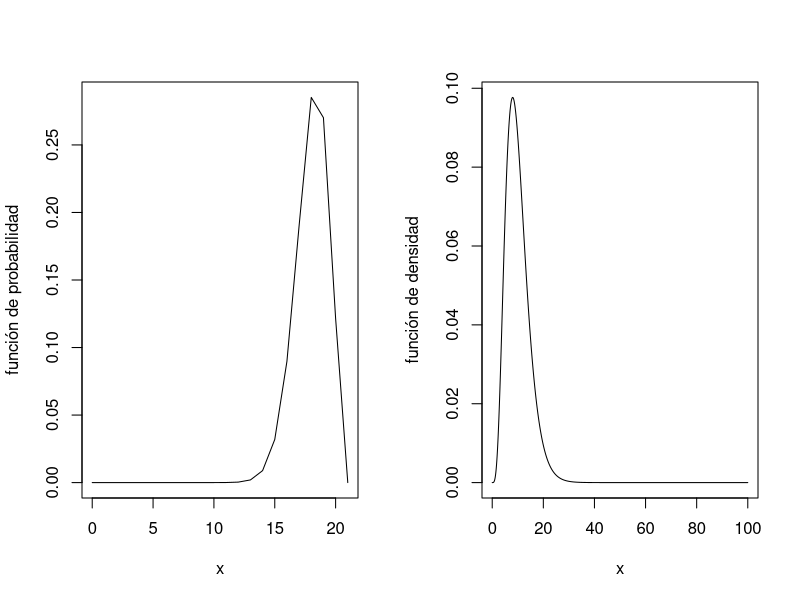
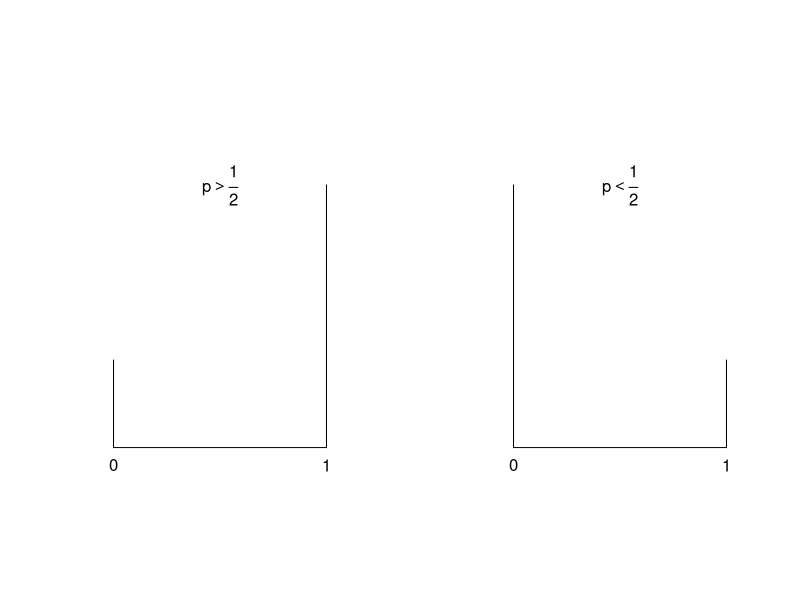
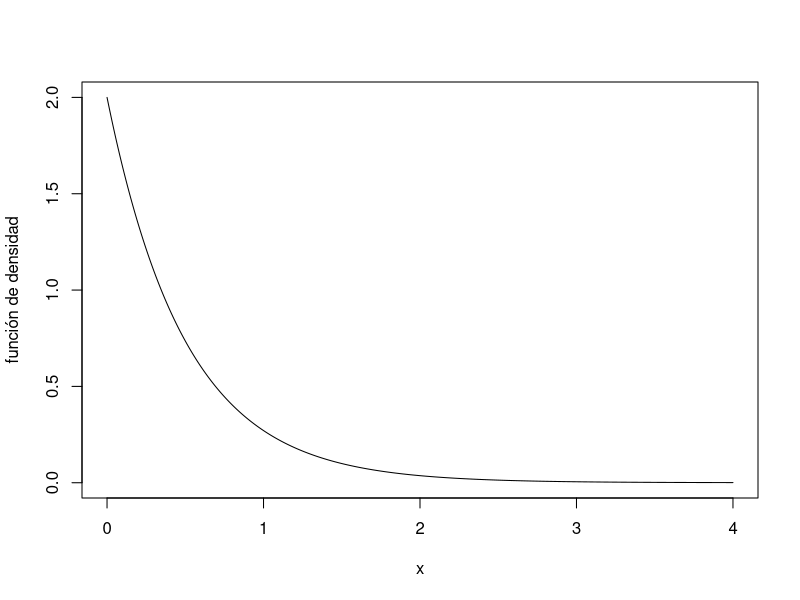
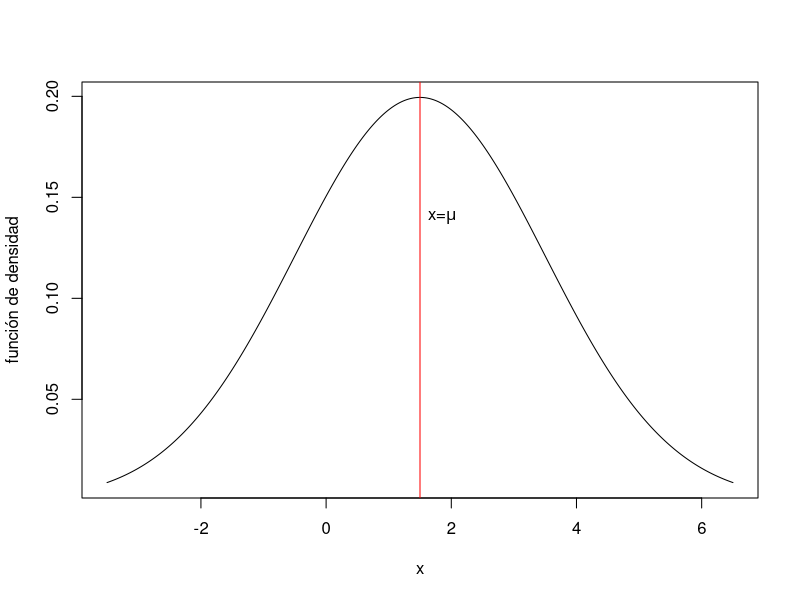
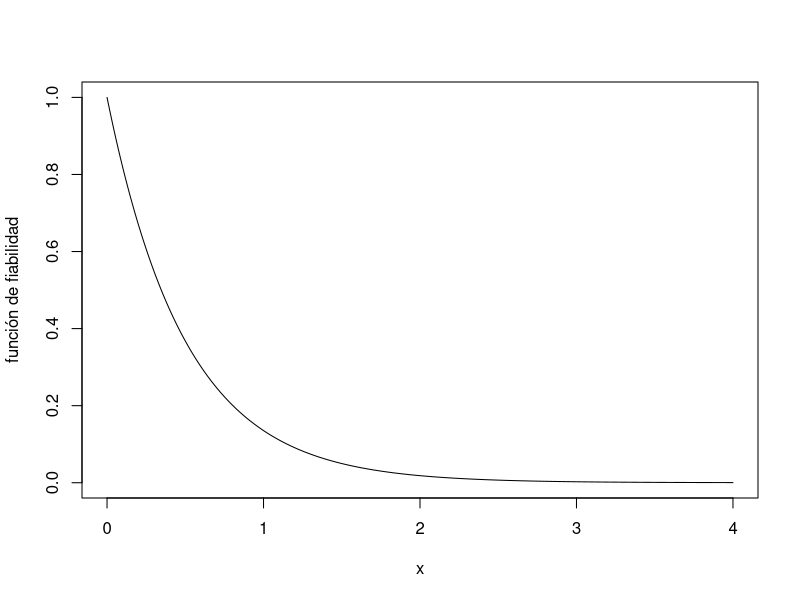
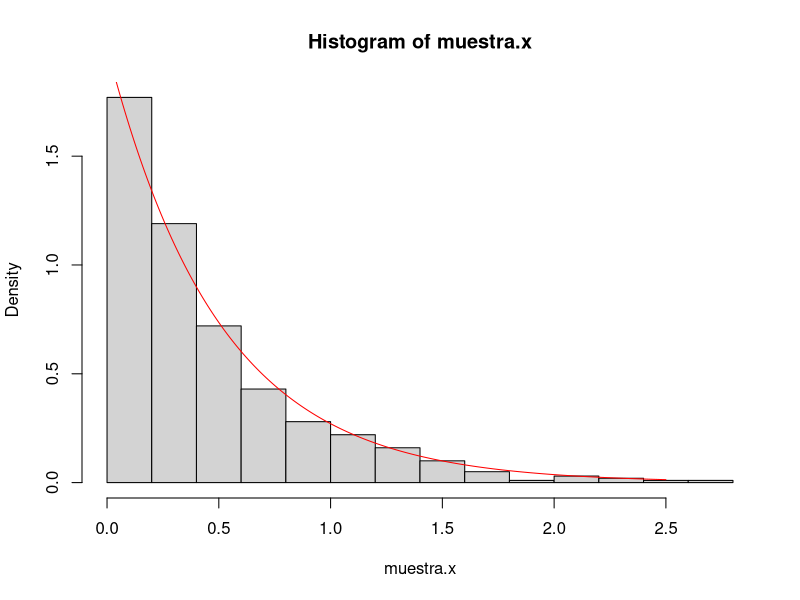
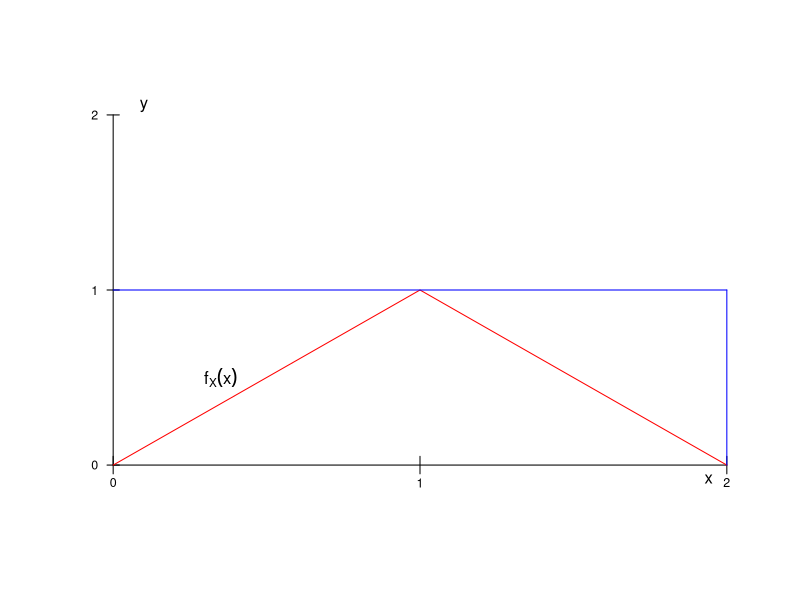
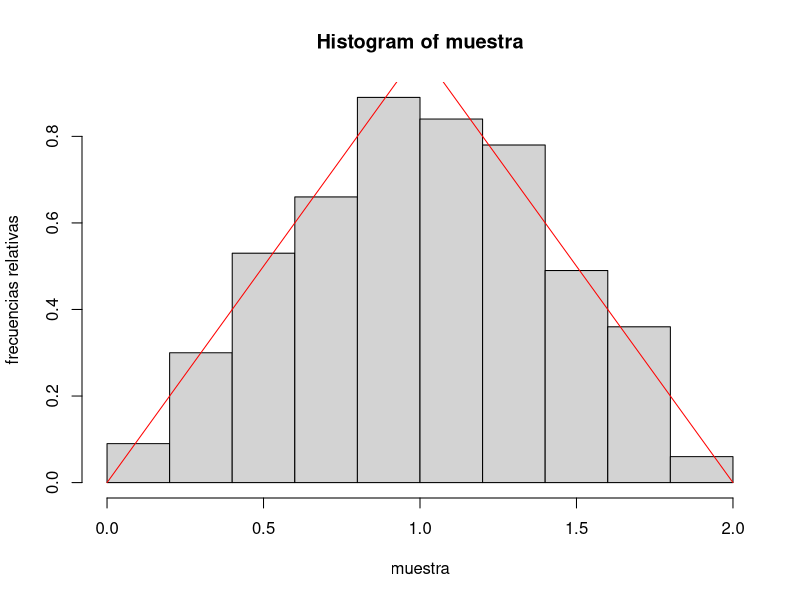

Source code (R) for these figures, in order:
## ---- chunk 1
knitr::opts_chunk$set(echo = TRUE)
## ---- chunk 2
par(mfrow=c(1,2))
x=seq(from=0,to=21, by=1)
plot(x,dbinom(x,20,0.9),type="l",ylab="función de probabilidad")
x=seq(from=0,to=100, by=0.1)
plot(x,dchisq(x,10),type="l",ylab="función de densidad")
## ---- chunk 3
par(mfrow=c(1,2))
plot(c(-0.1,1.1,-0,1.1),c(-0.1,-0.1,1,1),type="n",xlab="",ylab="",xaxt="n",yaxt="n",axes=FALSE)
lines(c(0,1),c(0,0))
text(0,-0.05,0)
p=0.75
lines(c(0,0),c(0,1-p))
text(1,-0.05,1)
lines(c(1,1),c(0,p))
text(0.5,0.75,expression(p>frac(1,2)))
plot(c(-0.1,1.1,-0,1.1),c(-0.1,-0.1,1,1),type="n",xlab="",ylab="",xaxt="n",yaxt="n",axes=FALSE)
lines(c(0,1),c(0,0))
text(0,-0.05,0)
p=0.25
lines(c(0,0),c(0,1-p))
text(1,-0.05,1)
lines(c(1,1),c(0,p))
text(0.5,0.75,expression(p<frac(1,2)))
## ---- chunk 4
par(mfrow=c(1,1))
x=seq(from=0,to=4,by=0.01)
plot(x,dexp(x,rate=2),type="l",ylab="función de densidad")
## ---- chunk 5
mu=1.5
sigma=2
x=seq(from=mu-5,to=mu+5,by=0.01)
plot(x,dnorm(x,mu,sigma),type="l",ylab="función de densidad")
text(mu+0.35,0.14,expression(paste("x=",mu)))
abline(v=mu,col="red")
## ---- chunk 6
x=seq(from=0,to=4, by=0.01)
lambda=2
plot(x,1-pexp(x,lambda),type="l",ylab="función de fiabilidad")
## ---- chunk 7
n=25
lambda=2
muestra.y = runif(n)
muestra.x = -(1/lambda)*log(1-muestra.y)
muestra.x
## ---- chunk 8
n=500
lambda=2
set.seed(2019)
muestra.y = runif(n)
muestra.x = -(1/lambda)*log(1-muestra.y)
hist(muestra.x,freq=FALSE)
x2=seq(from=0,to=2.5,by=0.01)
lines(x2,dexp(x2,lambda),col="red")
## ---- chunk 9
xmin=0
xmax=2
ymin=0
ymax=2
tolx=0.01*(xmax-xmin)
toly=0.05*(ymax-ymin)
quantsx=2
quantsy=2
f = function(x){ifelse(x>=0 & x<=1,x,ifelse(x>=1&x<=2,2-x,0))}
plot(c(xmin-tolx,xmax+tolx,xmin-tolx,xmax+tolx),c(ymin-toly,ymin-toly,ymax+toly,ymax+toly),type="n",xlab="",ylab="",xaxt="n",yaxt="n",axes=FALSE)
x=seq(from=xmin,to=xmax,by=0.01)
#points(x,f(x),type="l")
lines(c(xmin,xmin),c(ymin,ymax))
lines(c(xmin,xmax),c(ymin,ymin))
text(xmax-3*tolx,-4*tolx,"x")
text(toly,ymax+toly/2,"y")
for (i in 0:(quantsx)){
  lines(rep(xmin+((xmax-xmin)/quantsx)*i,2),c(ymin-0.5*toly,ymin+0.5*toly))
  text(xmin+((xmax-xmin)/quantsx)*i,ymin-1*toly,xmin+((xmax-xmin)/quantsx)*i,cex=0.75)}
for (i in 0:(quantsy)){
  lines(c(xmin-tolx,xmin+tolx),rep(ymin+((ymax-ymin)/quantsy)*i,2))
  text(xmin-3*tolx,ymin+((ymax-ymin)/quantsy)*i,ymin+((ymax-ymin)/quantsy)*i,cex=0.75)}
x2=seq(from=xmin,to=xmax,by=0.01)
lines(x2,f(x2),col="red")
lines(c(0,2),c(1,1),col="blue")
lines(c(2,2),c(0,1),col="blue")
text(0.35,0.5,expression(f[X](x)))
## ---- chunk 10
a=0; b=2; c=0; d=1; n=25; i=1;
f = function(x){ifelse(x>=0 & x<=1,x,ifelse(x>=1&x<=2,2-x,0))}
muestra=c()
while(i <=n){
  x=runif(1,a,b)
  y=runif(1,c,d)
  if(y <= f(x)){muestra=c(muestra,x); i=i+1}
}
muestra
## ---- chunk 11
a=0; b=2; c=0; d=1; n=500; i=1;
f = function(x){ifelse(x>=0 & x<=1,x,ifelse(x>=1&x<=2,2-x,0))}
muestra=c()
while(i <=n){
  x=runif(1,a,b)
  y=runif(1,c,d)
  if(y <= f(x)){muestra=c(muestra,x); i=i+1}
}
hist(muestra,freq=FALSE,ylab="frecuencias relativas")
x2=seq(from=0,to=2,by=0.01)
lines(x2,f(x2),col="red")
